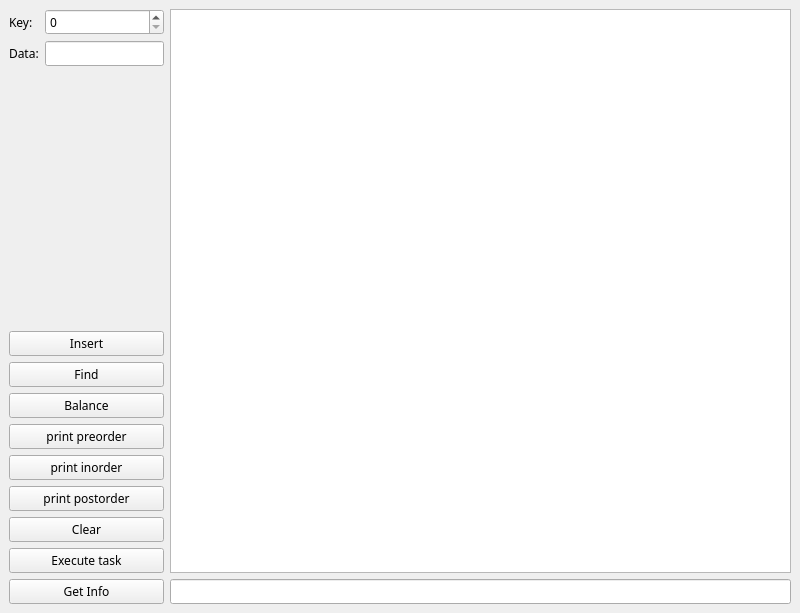
<?xml version="1.0" encoding="UTF-8"?>
<ui version="4.0">
 <class>MainWindow</class>
 <widget class="QMainWindow" name="MainWindow">
  <property name="geometry">
   <rect>
    <x>0</x>
    <y>0</y>
    <width>800</width>
    <height>613</height>
   </rect>
  </property>
  <property name="font">
   <font>
    <family>Futura</family>
   </font>
  </property>
  <property name="windowTitle">
   <string>MainWindow</string>
  </property>
  <widget class="QWidget" name="centralwidget">
   <layout class="QGridLayout" name="gridLayout_2">
    <item row="0" column="1">
     <layout class="QGridLayout" name="gridLayout" columnstretch="0,0,1,4">
      <item row="0" column="3" rowspan="6">
       <layout class="QVBoxLayout" name="verticalLayout">
        <item>
         <widget class="QTreeView" name="treeView"/>
        </item>
        <item>
         <widget class="QLineEdit" name="print_lineEdit"/>
        </item>
       </layout>
      </item>
      <item row="0" column="0" rowspan="6" colspan="3">
       <layout class="QVBoxLayout" name="verticalLayout_2" stretch="0,0,0,0,0,0,0,0,0,0">
        <item>
         <layout class="QFormLayout" name="formLayout">
          <item row="0" column="0">
           <widget class="QLabel" name="label">
            <property name="text">
             <string>Key:</string>
            </property>
           </widget>
          </item>
          <item row="0" column="1">
           <widget class="QSpinBox" name="key_spinBox"/>
          </item>
          <item row="1" column="0">
           <widget class="QLabel" name="label_2">
            <property name="text">
             <string>Data:</string>
            </property>
           </widget>
          </item>
          <item row="1" column="1">
           <widget class="QLineEdit" name="data_lineedit"/>
          </item>
         </layout>
        </item>
        <item>
         <widget class="QPushButton" name="insert_btn">
          <property name="text">
           <string>Insert</string>
          </property>
         </widget>
        </item>
        <item>
         <widget class="QPushButton" name="find_btn">
          <property name="text">
           <string>Find</string>
          </property>
         </widget>
        </item>
        <item>
         <widget class="QPushButton" name="balance_btn">
          <property name="text">
           <string>Balance</string>
          </property>
         </widget>
        </item>
        <item>
         <widget class="QPushButton" name="preOrder">
          <property name="text">
           <string>print preorder</string>
          </property>
         </widget>
        </item>
        <item>
         <widget class="QPushButton" name="inOrder_btn">
          <property name="text">
           <string>print inorder</string>
          </property>
         </widget>
        </item>
        <item>
         <widget class="QPushButton" name="postOrder_btn">
          <property name="text">
           <string>print postorder</string>
          </property>
         </widget>
        </item>
        <item>
         <widget class="QPushButton" name="clear_btn">
          <property name="text">
           <string>Clear</string>
          </property>
         </widget>
        </item>
        <item>
         <widget class="QPushButton" name="execTask_btn">
          <property name="text">
           <string>Execute task</string>
          </property>
         </widget>
        </item>
        <item>
         <widget class="QPushButton" name="getInfo_btn">
          <property name="text">
           <string>Get Info</string>
          </property>
         </widget>
        </item>
       </layout>
      </item>
     </layout>
    </item>
   </layout>
  </widget>
 </widget>
 <resources/>
 <connections/>
</ui>
